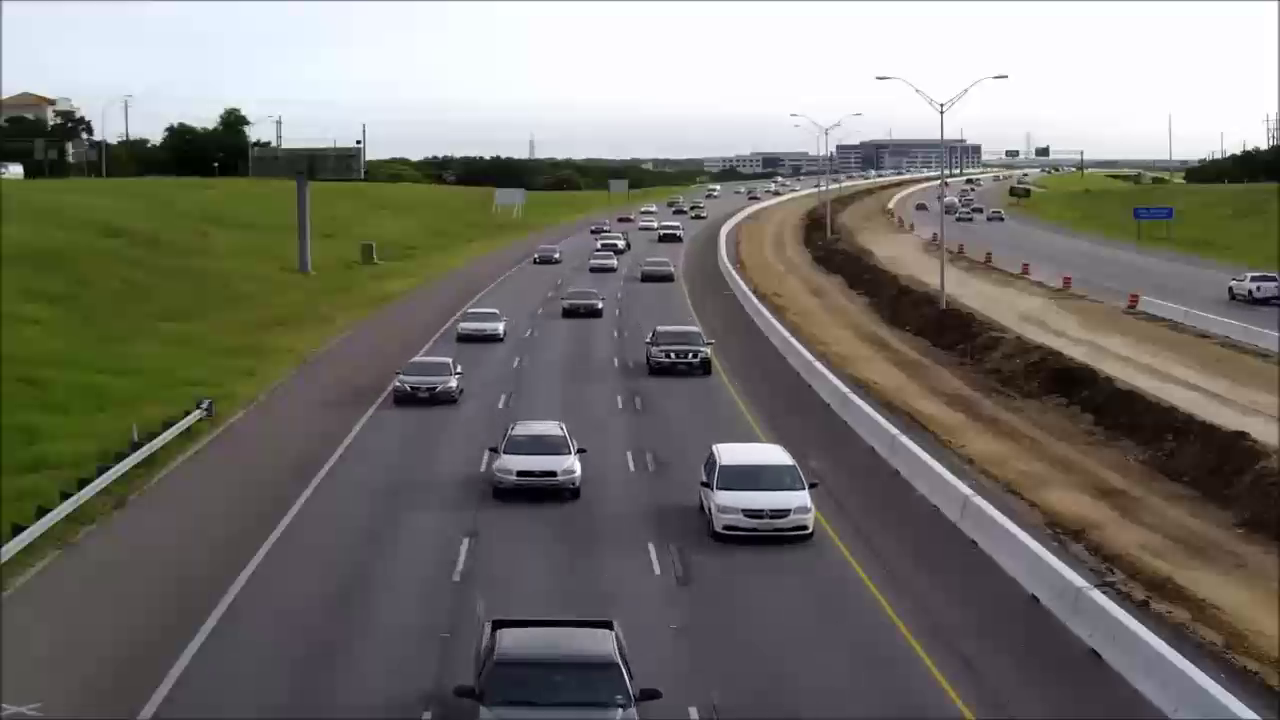
#> input picture frame 133 of Vehical_Counter/newvideo.mp4, 1280 x 720 px
$ python vehical.py
#> lines starting #> are read from the running program, lines starting #| are printed output that depends on the picture
import cv2
import numpy as np

cap = cv2.VideoCapture('newvideo.mp4')
min_width_react = 80
min_height_react = 80
count_line_position = 550
if not cap.isOpened():
    print("Error opening video file")
    exit()


algo = cv2.bgsegm.createBackgroundSubtractorMOG()

def center_handle(x,y,w,h):
    x1 = int(w/2)
    y1 = int(h/2)
    cx = x + x1
    cy = y + y1
    return cx,cy

detect = []
offset = 6
counter = 0


while True:
    ret, frame1 = cap.read()
#> frame1 is the input picture: shape (720, 1280, 3); mean B, G, R 109.2, 116.1, 118
    if not ret:
        print("Error reading frame")
        break

    grey = cv2.cvtColor(frame1,cv2.COLOR_BGR2GRAY)
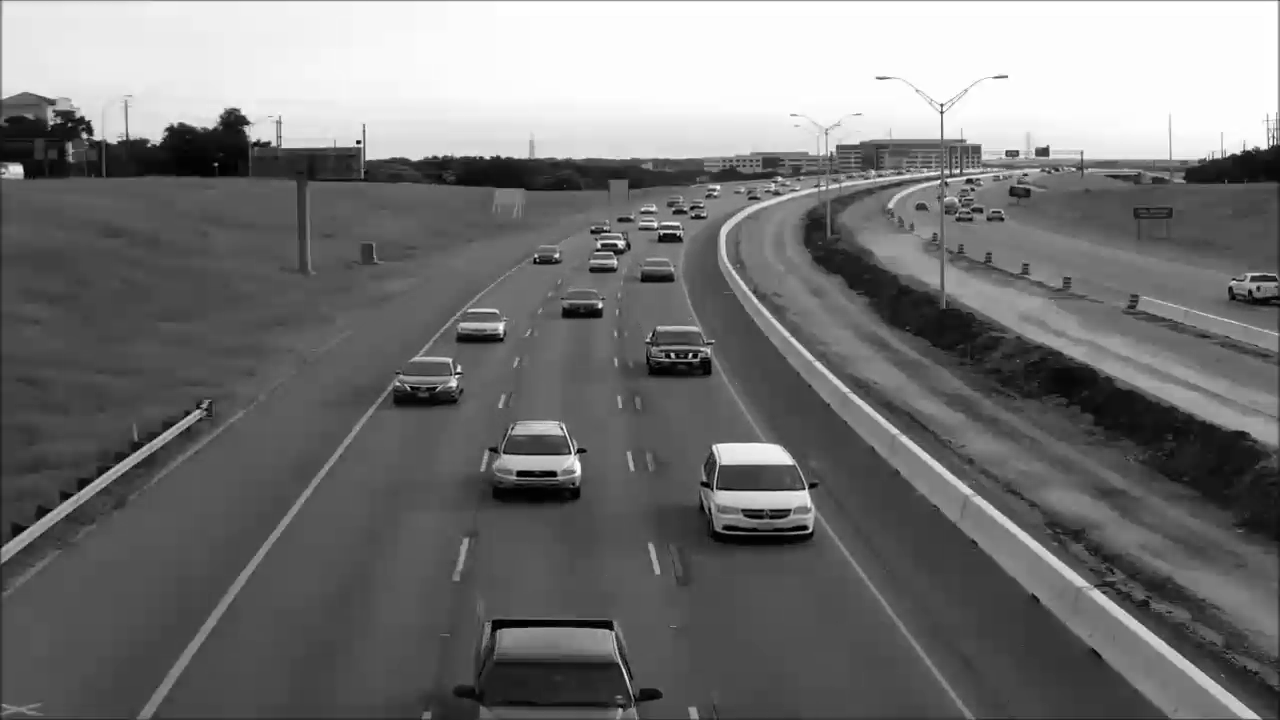
#> grey: shape (720, 1280); min 0, max 255, mean 115.9
    blur = cv2.GaussianBlur(grey,(3,3),5)
    img_sub = algo.apply(blur)
#> img_sub: shape (720, 1280); every value is 0
    dilat = cv2.dilate(img_sub,np.ones((5,5)))
    kernel = cv2.getStructuringElement(cv2.MORPH_ELLIPSE,(5,5))
    dilatada = cv2.morphologyEx(dilat, cv2.MORPH_CLOSE, kernel)
    dilatada = cv2.morphologyEx(dilatada, cv2.MORPH_CLOSE, kernel)
    counterShape,h = cv2.findContours(dilatada, cv2.RETR_TREE, cv2.CHAIN_APPROX_SIMPLE)
#> counterShape = []; h = None

    cv2.line(frame1,(25,count_line_position),(1200,count_line_position),(255,127,0),3)

    for(i,c) in enumerate(counterShape):
        (x,y,w,h) = cv2.boundingRect(c)
        validate_counter = (w>= min_width_react) and (h>= min_height_react)
        if not validate_counter:
            continue
        cv2.rectangle(frame1,(x,y),(x+w,y+h),(0,255,0),2)

        center = center_handle(x,y,w,h)
        detect.append(center)
        cv2.circle(frame1,center,4,(0,0,255),-1)

        for(x,y) in detect:
            if y<(count_line_position+offset) and y>(count_line_position-offset):
                counter += 1
            cv2.line(frame1,(25,count_line_position),(1200,count_line_position),(0,127,255),3)
            detect.remove((x,y))
            print("So luong: " + str(counter))
#> this loop made 0 passes
#> after the loop, counter = 0; detect = []

    cv2.putText(frame1, "So luong xe :" + str(counter), (450, 70), cv2.FONT_HERSHEY_COMPLEX, 1.0, (0, 0, 255), 5)
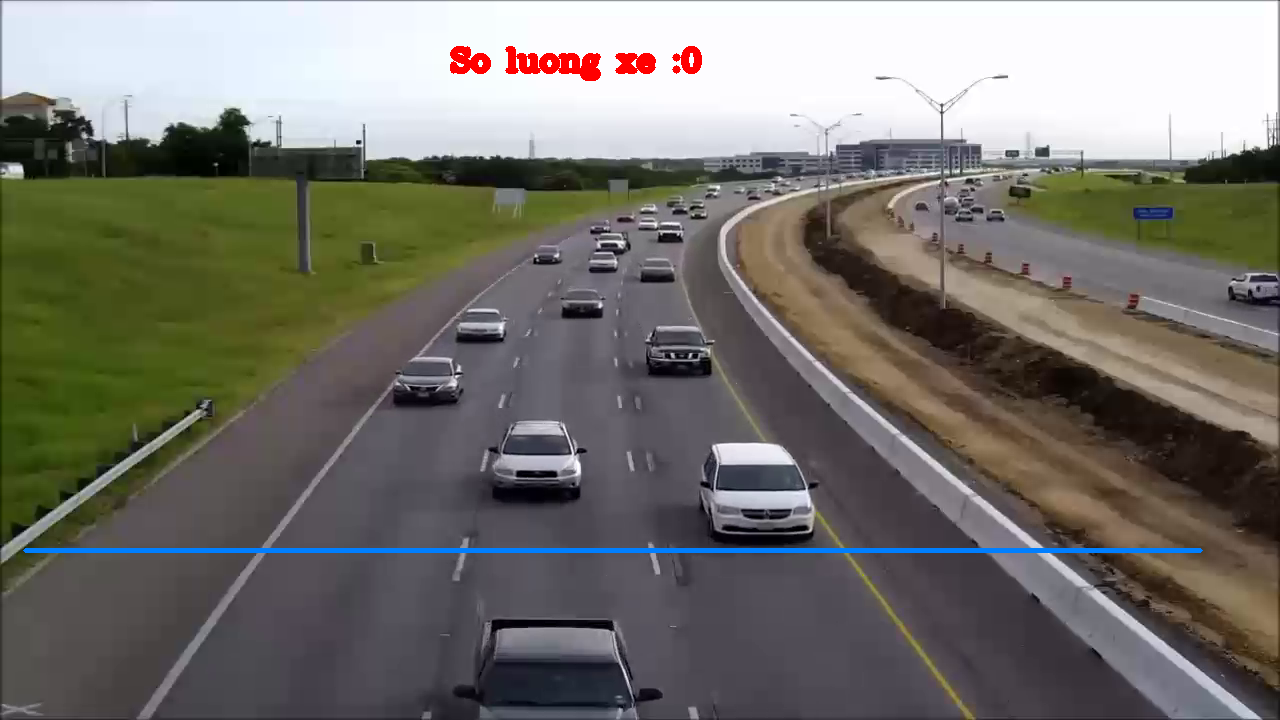
#> frame1: shape (720, 1280, 3); mean B, G, R 109.2, 115.4, 117.5


    #cv2.imshow('Detector',dilatada)
    cv2.imshow('Video',frame1)

    if cv2.waitKey(1) == 13:
#> (key Esc is pressed here)
        break
cap.release()
cv2.destroyAllWindows()

$ run again, starting later in the video
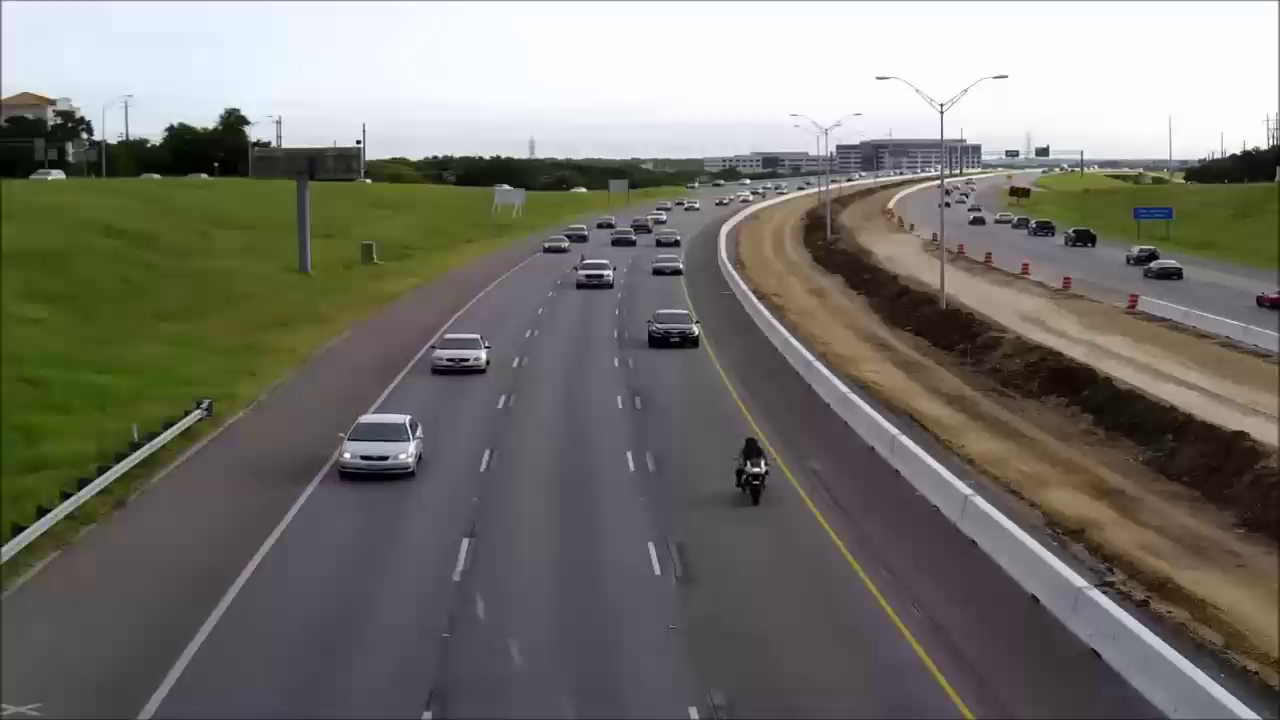
#> input picture frame 602 of Vehical_Counter/newvideo.mp4, 1280 x 720 px
#> frame1 is the input picture: shape (720, 1280, 3); mean B, G, R 109.6, 116.8, 118.8
#> `grey = cv2.cvtColor(frame1,cv2.COLOR_BGR2GRAY)`:
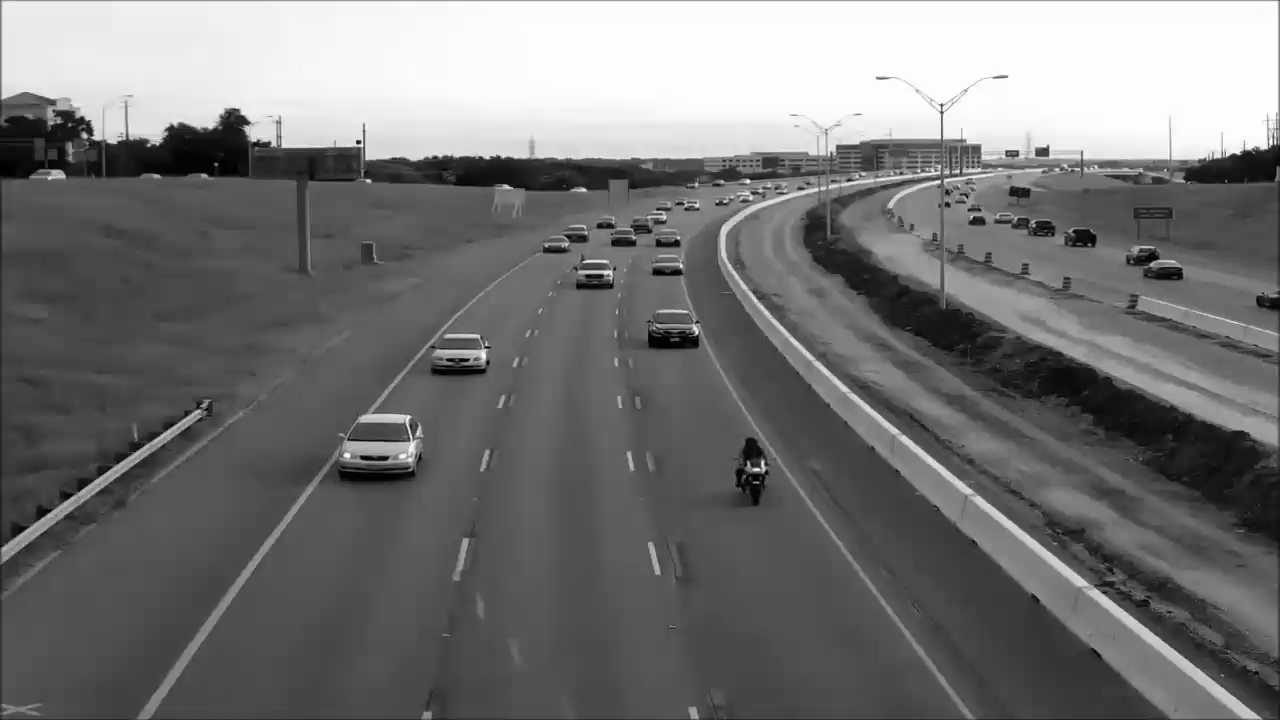
#> grey: shape (720, 1280); min 0, max 255, mean 116.6
#> img_sub: shape (720, 1280); every value is 0
#> counterShape = []; h = None
#> after the loop `for(i,c) in enumerate(counterShape):`: counter = 0; detect = []
#> `cv2.putText(frame1, "So luong xe :" + str(counter), (450, 70), cv2.FON..`:
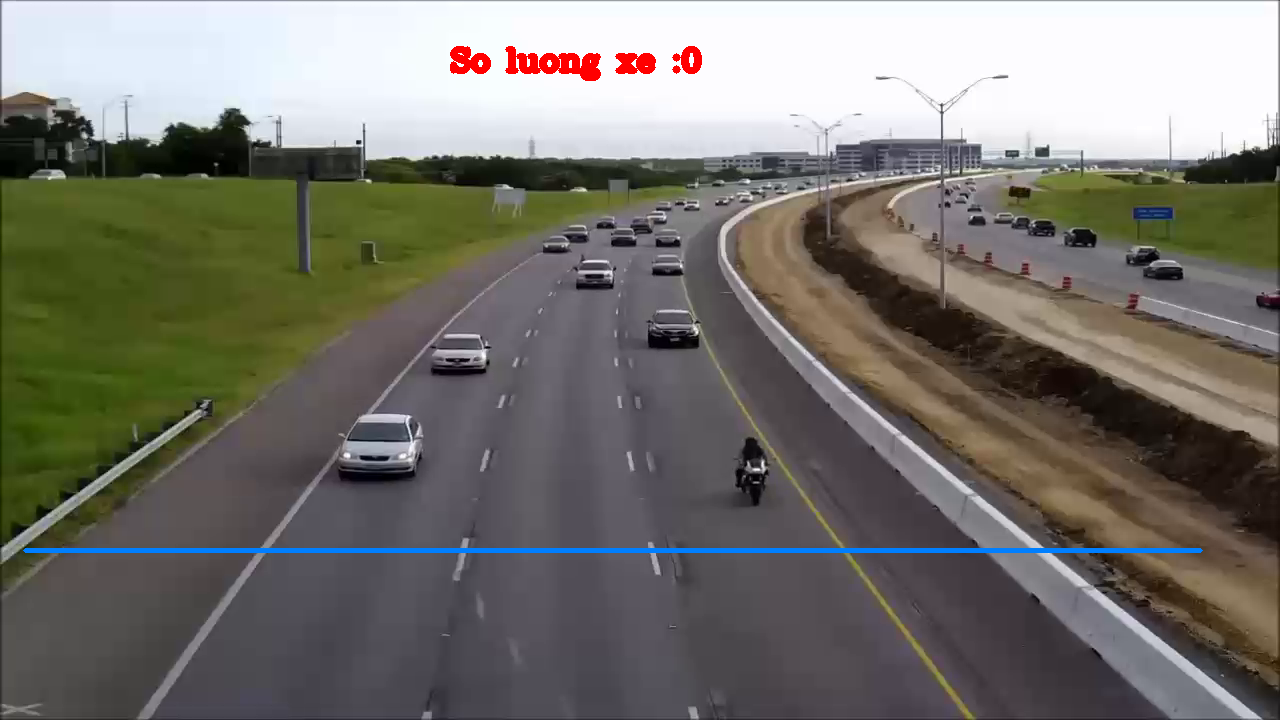
#> frame1: shape (720, 1280, 3); mean B, G, R 109.6, 116.1, 118.2

$ run again, starting later in the video
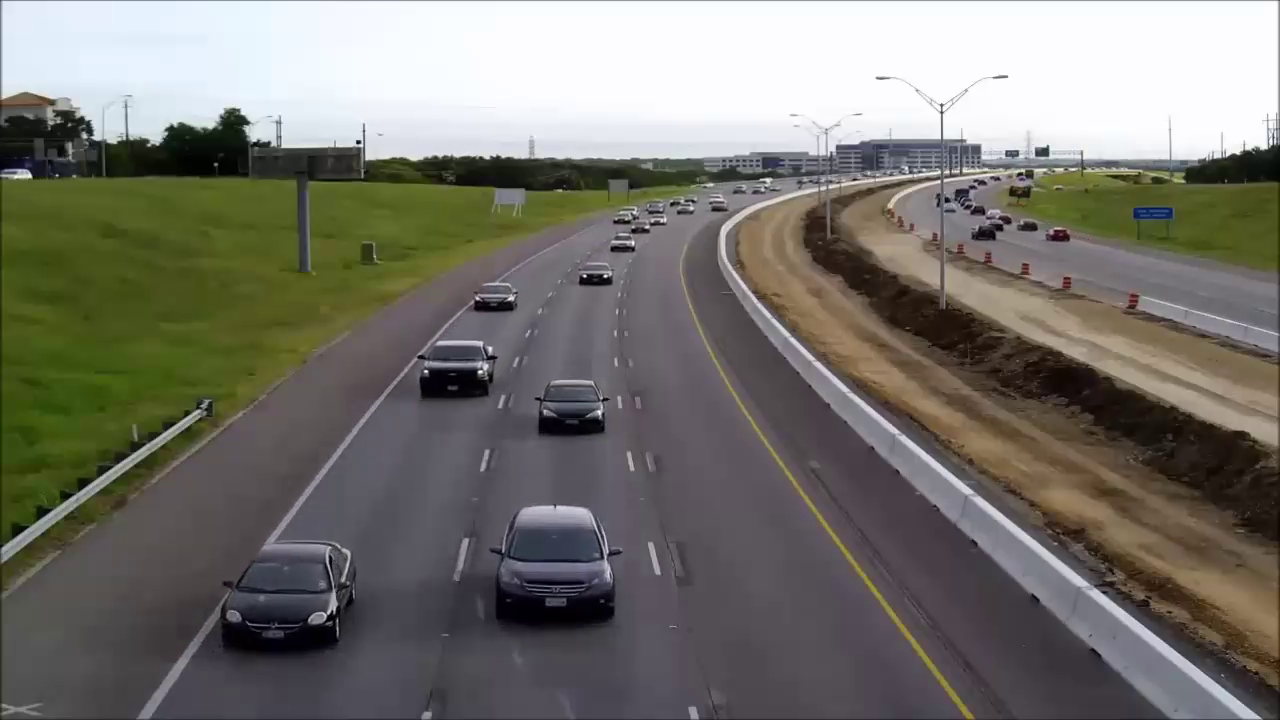
#> input picture frame 1071 of Vehical_Counter/newvideo.mp4, 1280 x 720 px
#> frame1 is the input picture: shape (720, 1280, 3); mean B, G, R 109.8, 116.7, 119
#> `grey = cv2.cvtColor(frame1,cv2.COLOR_BGR2GRAY)`:
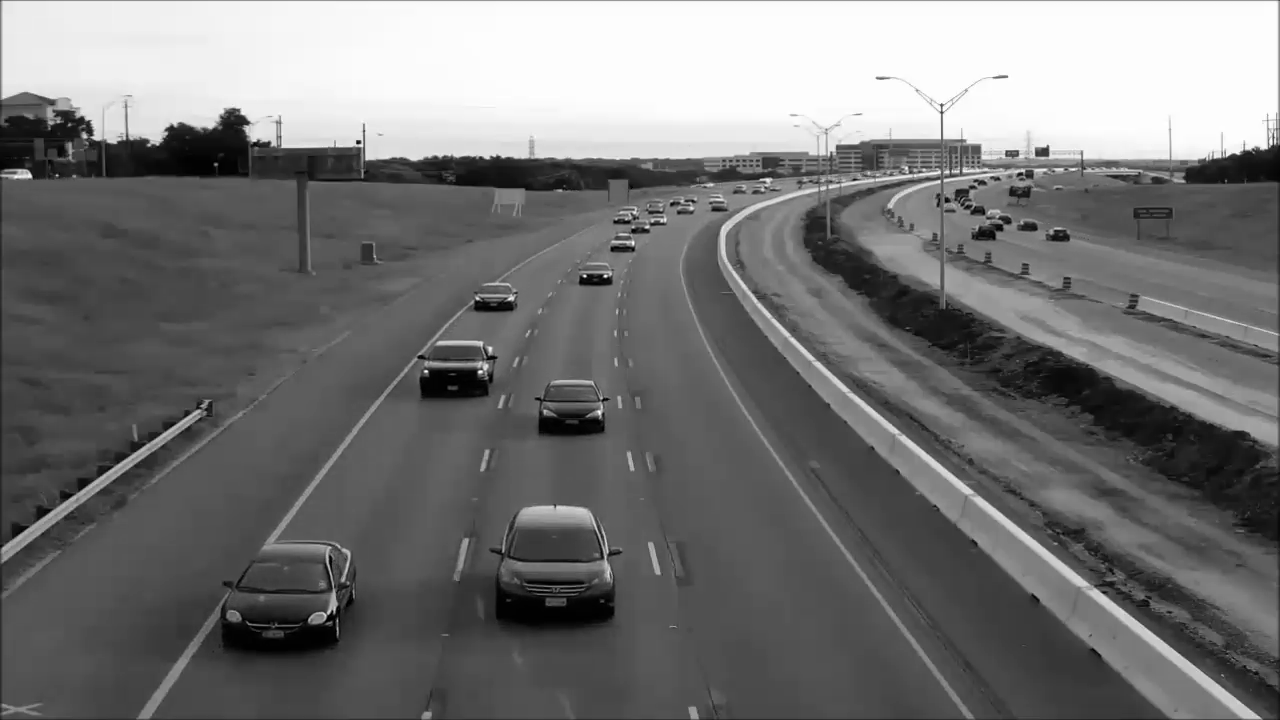
#> grey: shape (720, 1280); min 0, max 255, mean 116.6
#> img_sub: shape (720, 1280); every value is 0
#> counterShape = []; h = None
#> after the loop `for(i,c) in enumerate(counterShape):`: counter = 0; detect = []
#> `cv2.putText(frame1, "So luong xe :" + str(counter), (450, 70), cv2.FON..`:
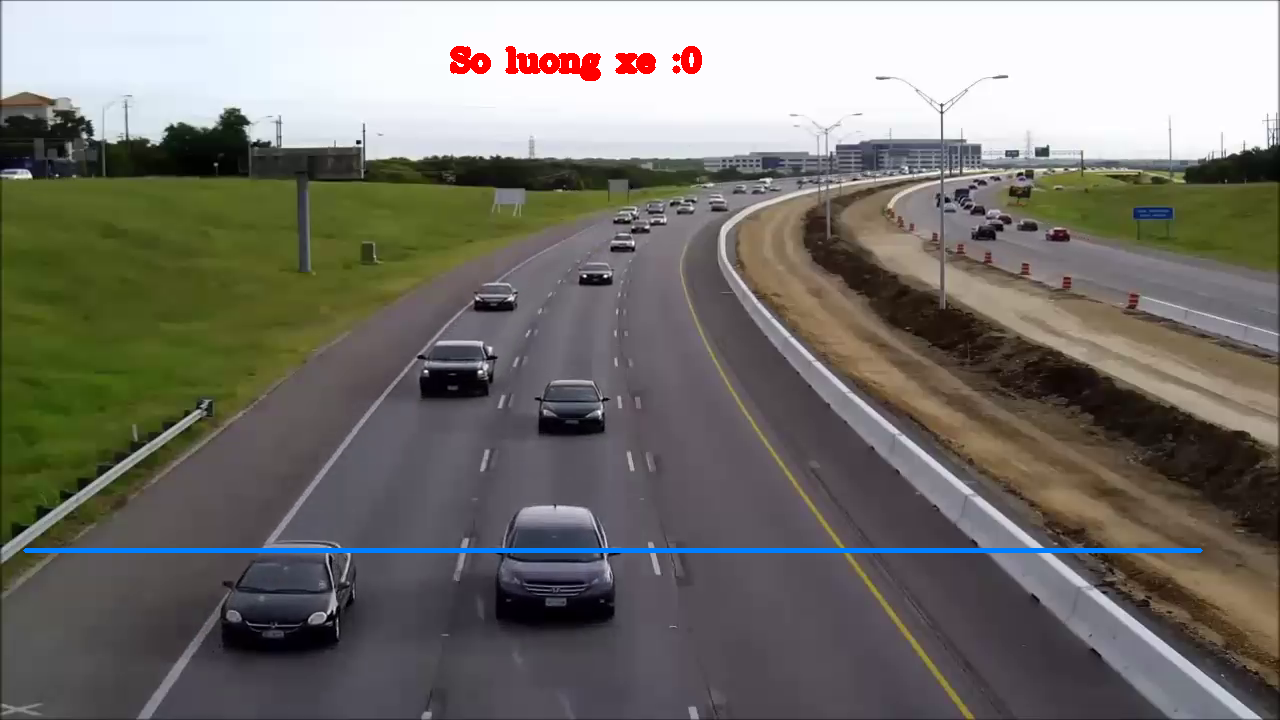
#> frame1: shape (720, 1280, 3); mean B, G, R 109.8, 116, 118.4
